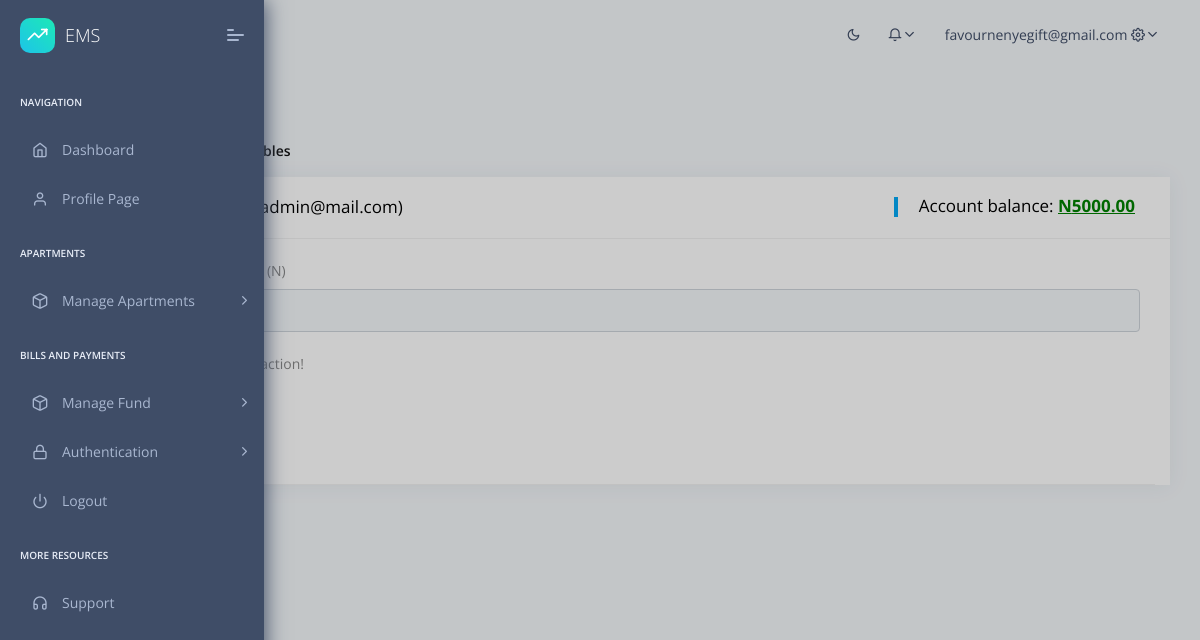
Screenshot of /bills/load_wallet/5/ (signed in) with the database file from the repository.
### accounts/models.py (models this page shows, shortened)
class User(AbstractBaseUser):
    foto			= models.ImageField(null=True, blank=True, upload_to="image/", default="image/male.jpg")
    email 			= models.EmailField(max_length=255, unique=True)
    first_name		= models.CharField(max_length=225)
    last_name		= models.CharField(max_length=225)
    other_names		= models.CharField(max_length=225, blank=True, null=True)
    phone1          = models.CharField(max_length=11,null=True,blank=True)
    phone2          = models.CharField(max_length=11, blank=True, null=True)
    gender          = models.CharField(null=True, blank=True,max_length=10, choices=GENDER)
    active 			= models.BooleanField(default=False)
    staff 			= models.BooleanField(default=False)
    is_shop_owner 	= models.BooleanField(default=False)
    is_resident 	= models.BooleanField(default=False)
    admin			= models.BooleanField(default=False)
    group 			= models.ForeignKey(Group, on_delete=models.CASCADE, blank=True, null=True)
    timestamp 		= models.DateTimeField(auto_now_add=True, auto_now=False)
    USERNAME_FIELD = 'email'
    REQUIRED_FIELDS = ["first_name","last_name"]
    objects = UserManager()
    @property
    def is_active(self):
        return self.active

### bills/models.py (models this page shows, shortened)
class Wallet(models.Model):
    occupant        = models.OneToOneField(User,related_name='resident', on_delete=models.CASCADE, null=True, blank=True)
    account_balance = models.DecimalField(decimal_places=2, default='00.00', max_digits=20)
    created_by      = models.ForeignKey(User, on_delete=models.CASCADE, null=True, blank=True)
    date_created    = models.DateTimeField(auto_now_add=False, auto_now=True)
    last_updated    = models.DateTimeField(auto_now_add=True, auto_now=False)

### bills/views.py (the view, shortened to what this page needs)
# urls.py: path('load_wallet/<user_id>/',views.load_wallet_view, name='load_wallet'),
@login_required(login_url="login")
def load_wallet_view(request,user_id):
    user=User.objects.get(id=user_id)
    account_balance = Wallet.objects.get(occupant_id=user_id).account_balance
    deposit_amount = request.POST.get('amount')
    context={"user":user,"account_balance":account_balance}
    return render(request,'bills/load_wallet.html',context)

### context_processors.py (called while the page is built)
def cfg_assets_root(request):
    return { 'ASSETS_ROOT' : settings.ASSETS_ROOT }

### templates/bills/load_wallet.html (shortened to what this page needs)
{% extends "layouts/base.html" %}
{% load mathfilters %}
{% block content %}
    <section class="pcoded-main-container">
        <div class="pcoded-wrapper">
            <div class="pcoded-content">
                <div class="pcoded-inner-content">
                    <div class="page-header">
                        <div class="page-block">
                            <div class="row align-items-center">
                                <div class="col-md-12">
                                    <div class="page-header-title">
                                        <h5 class="m-b-10">Load Wallet</h5>
                                    </div>
                                    <ul class="breadcrumb">
                                        <li class="breadcrumb-item"><a href="/"></a></li>
                                        <li class="breadcrumb-item"><a href="#!">Tables</a></li>
                                        <li class="breadcrumb-item"><a href="javascript:">Basic Tables</a></li>
                                    </ul>
                                </div>
                            </div>
                        </div>
                    </div>
                    <div class="main-body">
                        <div class="page-wrapper">
                                <div class="row">
                                  <div class="col-sm-12">
                                    <div class="card">
                                      <div class="card-header">
                                        <h5>{{user.first_name}} {{user.last_name}} || ({{user.email}})</h5>
                                        <h5 style="float: right;">Account balance: <span style="color: Green;"><b><u> N{{account_balance}}</u></b></span></h5>
                                      </div>
                                      <div class="col-md-12">
                                        <div id="extraControls" class="hidden">
                                          <br>
                                          <form action="" method="POST">{% csrf_token %}
                                            <div class="col-md-12">
                                                <label for="validationCustom02" class="form-label">Amount to Deposit (N)</label>
                                                <input type="number" min="1" name="amount" class="form-control" id="validationCustom02" required>
                                            </div><br>
                                            <div class="col-12">
                                                <div class="form-check">
                                                  <label class="form-check-label" for="invalidCheck">
                                                    I'm sure of this action!
                                                  </label>
                                                </div>
                                            </div> <br>
                                            <div class="col-12"></div>
                                            <div class="col-12">
                                                <button class="btn btn-success" type="submit">Load Wallet</button>
                                            </div>
                                          </form>
                                          <div class="card-header">
                                          </div>
                                      </div>
                                    </div>
                                  </div>
                                </div>
                        </div>
                    </div>
                </div>
            </div>
        </div>
    </section>
{% endblock content %}

### templates/includes/navigation.html (shortened to what this page needs)
<header class="navbar pcoded-header navbar-expand-lg navbar-light">
    <div class="collapse navbar-collapse">
        <ul class="navbar-nav mr-auto">
            <li><a href="javascript:" class="full-screen" onclick="javascript:toggleFullScreen()"></a></li>
            <li class="nav-item">
                <div class="main-search">
                    <div class="input-group">
                        <span class="input-group-append search-btn btn btn-primary">
                            </span>
                    </div>
                </div>
            </li>
        </ul>
        <ul class="navbar-nav ml-auto">
            <li>
                <label>
                    <i class="icon feather icon-sun" id="theme-indicator"></i>
                </label>
            </li>
            <li>
                <div class="dropdown">
                    <a class="dropdown-toggle" href="javascript:" data-toggle="dropdown"><i
                            class="icon feather icon-bell"></i></a>
                </div>
            </li>
            <li>
                {% if request.user.is_authenticated %}
                    <div class="dropdown drp-user">
                        <span>{{request.user.email}}</span>
                        <a href="javascript:" class="dropdown-toggle" data-toggle="dropdown">
                            <i class="icon feather icon-settings"></i>
                        </a>
                    </div>
                {%else%}
                    <a href="{% url 'login' %}">Login/Register</a>
                {%endif%}
            </li>
        </ul>
    </div>
</header>

### static/static_root/assets/css/dark.css (style rules this page uses)
#theme-indicator { cursor: pointer; }
.pcoded-header label { color: #3f4d67; }

### rows the page displays
User: user.email "favournenyegift@gmail.com"
User: email "admin@mail.com"
Wallet: account_balance "5000.00"
